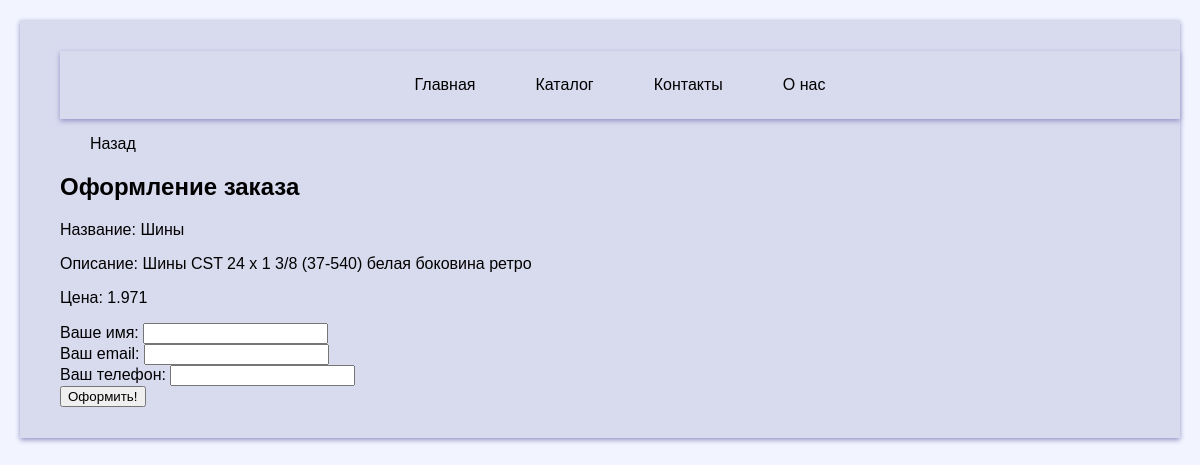
/add/1, run on the app's committed database.
### tables this page shows
CREATE TABLE 'avto' (
	'id'	INTEGER UNIQUE,
	'name'	TEXT,
	'specifications'	TEXT,
	'mane'	INTEGER,
	PRIMARY KEY('id' AUTOINCREMENT)
);

### Main.py (the view, shortened to what this page needs)
@app.route("/add/<id>" , methods=['post', 'get'])
def Add(id):
    coon = sqlite3.connect("database.db")
    tovar = coon.execute('select * from avto WHERE id = ' + id).fetchall()
    coon.close()
    return render_template("form.html",tovar = tovar )

### Templates/form.html (shortened to what this page needs)
<!DOCTYPE html>
<html lang="en">
<head>
  <nav>
    <ul>
</head>
<body>
    <nav>
        <div class="nav-container">
            <a href="/" class="nav-link">Главная</a>
            <a href="/catalog" class="nav-link">Каталог</a>
            <a href="/contacts" class="nav-link">Контакты</a>
            <a href="/about" class="nav-link">О нас</a>
        </div>
    </nav>
{% extends 'base.html' %}
{% block content %}
<link rel="stylesheet" href="{{ url_for('static', filename='main.css') }}">
<p><a href="/catalog" class="nav-link">Назад</a></p>
<h1>Оформление заказа</h1>
{% for i in tovar %}
    <p>Название: {{i[1]}}</p>
    <p>Описание: {{i[2]}}</p>
    <p>Цена: {{i[3]}}</p>
    <form action="" method="post" class="form-example">
    <div class="form-example">
        <label for="name">Ваше имя: </label>
        <input type="text" name="name" id="name" required />
    </div>
    <div class="form-example">
        <label for="email">Ваш email: </label>
        <input type="email" name="email" id="email" required />
    </div>
    <div class="form-example">
        <label for="number">Ваш телефон: </label>
        <input type="number" name="number" id="number" required />
    </div>
    <div class="form-example">
        <input type="submit" value="Оформить!" />
    </div>
    </form>
{% endfor %}
{% endblock%}

### Static/main.css (style rules this page uses)
body { background-color: rgb(242, 244, 255); font-family: Palatino Linotype, Book Antiqua, Palatino, serif }
body { font-family: Arial, sans-serif; max-width: 1200px; margin: 0 auto; padding: 20px; }

### Templates/form.html (style rules this page uses)
nav { background-color: #d8daee; padding: 15px 0; width: 100%; box-shadow: 0 2px 5px rgb(148, 147, 197); }
.nav-container { max-width: 1200px; margin: 0 auto; display: flex; justify-content: center; }
.nav-link { color: rgb(0, 0, 0); text-decoration: none; padding: 10px 20px; margin: 0 10px; border-radius: 4px; transition: background-color 0.3s; }

### Templates/base.html (style rules this page uses)
body { background:rgb(255, 255, 255); }

### data on the page
avto: name "Шины", specifications "Шины CST 24 х 1 3/8 (37-540) белая боковина ретро", mane "1.971"
